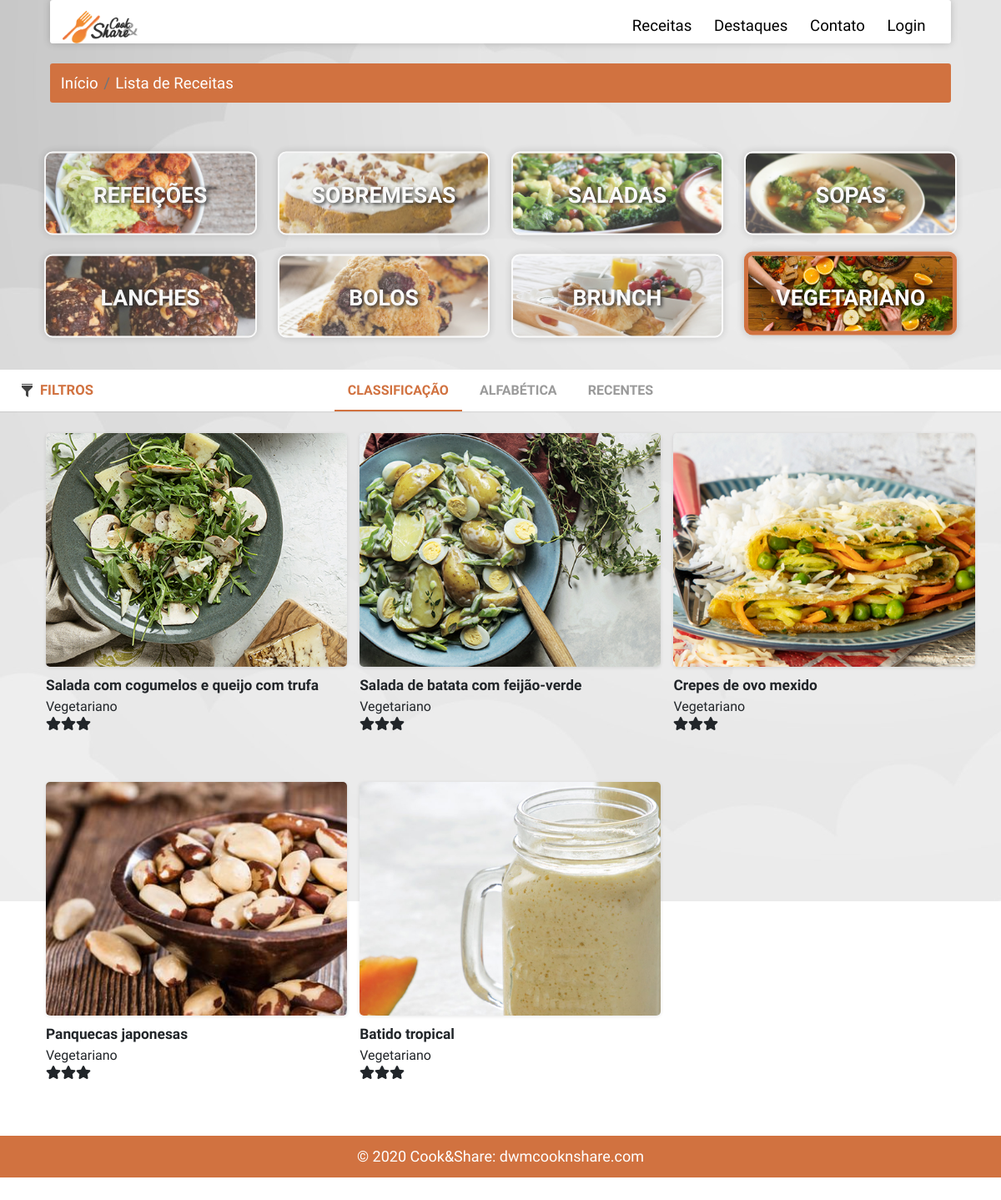
The app's page /receitas_vegetariano.php with its own data.
### tables this page shows
CREATE TABLE `categorias` (
  `id_categoria` int(6) NOT NULL,
  `nome` varchar(255) NOT NULL,
  `imagem` varchar(255) NOT NULL DEFAULT 'sem_imagem.jpg',
  `criado` timestamp NOT NULL DEFAULT current_timestamp(),
  `editado` timestamp NOT NULL DEFAULT current_timestamp() ON UPDATE current_timestamp()
);

CREATE TABLE `receitas` (
  `id_receita` int(6) NOT NULL,
  `id_user` int(6) NOT NULL,
  `nome` varchar(255) NOT NULL,
  `imagem` varchar(22) NOT NULL DEFAULT 'sem_imagem.jpg',
  `descricao` longtext NOT NULL,
  `duracao` int(10) NOT NULL,
  `ingredientes_desc` varchar(255) NOT NULL,
  `id_ingredientes` varchar(255) NOT NULL,
  `passos` varchar(255) NOT NULL,
  `id_categoria` int(6) NOT NULL,
  `npessoas` int(10) NOT NULL,
  `classificacao` int(11) NOT NULL DEFAULT 3,
  `total_classificacao` float NOT NULL,
  `nclassificacoes` int(11) NOT NULL,
  `dificuldade` enum('Fácil','Média','Difícil','') NOT NULL,
  `privacidade` enum('Público','Privado') NOT NULL DEFAULT 'Público',
  `estado` enum('Pendente','Aprovado','','') NOT NULL DEFAULT 'Pendente',
  `criado` timestamp NOT NULL DEFAULT current_timestamp(),
  `editado` timestamp NOT NULL DEFAULT current_timestamp() ON UPDATE current_timestamp()
);

### includes/ordenacao_vegetariano.php (called while the page is built, shortened)
<?php
$resultrec = mysqli_query($conn, "SELECT receitas.nome, receitas.npessoas, receitas.estado, receitas.duracao, receitas.dificuldade, receitas.id_categoria, receitas.id_receita,
receitas.imagem, receitas.classificacao, categorias.nome AS 'catnome' FROM receitas  INNER JOIN categorias ON receitas.id_categoria = categorias.id_categoria
 WHERE receitas.privacidade = 'Público' AND receitas.id_categoria = 8 AND receitas.estado = 'Aprovado' ORDER BY classificacao DESC");

### receitas_vegetariano.php (the view, shortened to what this page needs)
<html>
<head>
    <link rel="stylesheet" href="https://stackpath.bootstrapcdn.com/bootstrap/4.4.1/css/bootstrap.min.css">
    <link rel="stylesheet" href="assets/css/receitas.css">
</head>
<body>
<?php include("includes/navsU.php");
?>
 <div class="dbreadcrumb" aria-label="breadcrumb">
        <ol class="breadcrumb">
            <li class="breadcrumb-item"><a href="#">Início</a></li>
            <li class="breadcrumb-item active" aria-current="page"><a href="#">Lista de Receitas</a></li>
        </ol>
    </div>
    <?php include("includes/categorias.php");?>
    <main class="cd-main-content">
        <div class="cd-tab-filter-wrapper">
            <div class="cd-tab-filter">
                <ul class="cd-filters">
                    <li class="filter"><a class="selected" id="orderclass" data-type="all">Classificação</a></li>
                    <li class="filter" ><a data-type="all" id="orderalfa">Alfabética</a></li>
                    <li class="filter" ><a data-type="all" id="orderrecentes">Recentes</a></li>
                </ul>
            </div>
        </div>
        <section class="cd-gallery">
            <ul>
            <?php
            include("includes/ordenacao_vegetariano.php");
                        foreach($resultrec as $rowrec) {
                            $id = $rowrec['id_receita'];
                            $imagem = $rowrec['imagem'];
                            $classificacao = $rowrec['classificacao'];
                            $classificacao = intval($classificacao);
                            $duracao = $rowrec['duracao'];
                            $duracao = intval($duracao);
                            $nome = $rowrec['nome'];
                            $npessoas = $rowrec['npessoas'];
                            $categoria = $rowrec['catnome'];
                            $dificulade = $rowrec['dificuldade'];
                            if ($duracao<10){
                                $duracaof = "menos10m";
                            }else if (10 <= $duracao && $duracao<15){
                                $duracaof = "mais10menos15m";
                            }else if (15 <= $duracao && $duracao<20){
                                $duracaof = "mais15mmenos20m";
                            }else if (20<=$duracao && $duracao <25){
                                $duracaof = "mais20mmenos25m";
                            }else if (25<=$duracao && $duracao<30){
                                $duracaof = "mais25mmenos30m";
                            }else if (30<=$duracao && $duracao<=35){
                                $duracaof = "mais30mmenos35m";
                            }else if (35<$duracao){
                                $duracaof = "mais35m";
                            }
                            echo"
                            <li class='mix ".$categoria." ".$classificacao."c ".$duracaof." ".$dificulade." ".$npessoas."p'>
                            <div class='imgrec'>
                            <img src='assets/img/receitas/$imagem' alt='$nome'>
                            <div class='info'>
                                <p class='titulo'>".$nome."</p>
                                <input type='hidden' name='rcid' id='rid' value='".$id."'>
                                <p class='categoria'>".$categoria."</p>
                                <p class='class'>";  for ($i = 0; $i < $classificacao; $i++) { echo"<i class='fa fa-star' aria-hidden='true'></i>"; } echo"</p>
                            </div>
                            </div>
                        </li>
                            ";}?>
            </ul>
        </section>
        <a href="#0" class="cd-filter-trigger"> Filtros</a>
    </main>
</body>
</html>

### includes/categorias.php (shortened to what this page needs)
<?php
        include 'db.php';
        ?>
<!DOCTYPE html>
<html>
<head>
    <link rel="stylesheet" href="assets\css\categorias.css">
</head>
<body>
<div class="menus" id="menus">
        <div class="lmenus">
        <?php
                    $result = mysqli_query($conn, "SELECT * FROM categorias");
                    foreach($result as $row) {
                            $id = $row['id_categoria'];
                            $nome = $row['nome'];
                            $imagem = $row['imagem'];
                            echo '
                            <input type="hidden" name="categoria" id="rid" value="'.$id.'">
                            <div id="'.$id.'" class="col" style="background-image:url(../admin/img/categorias/' .$imagem.');">
                            <div class="lista" >
                            <span>'.$nome.'</span>
                            <input type="hidden" name="categorianome" id="rnome" value="'.$nome.'">
                            </div>
                        </div>';
        }
        ?>
        </div>
    </div>
</body>
</html>

### assets/css/receitas.css (style rules this page uses)
html { font-size: 80%; }
body { font-size: 1.6rem; font-family: 'Dosis', sans-serif; background-image: url("../img/back.jpg"); background-attachment: fixed; z-index: -1; background-repeat: no-repeat; }
.dbreadcrumb { font-size: 14pt; width: 90%; margin-top: 2%; margin-left: auto; margin-right: auto; animation-name: breadcrumb; animation-duration: 0.9s; margin-bottom: 50px; }
.dbreadcrumb ol { background-color: #D17240; }
.dbreadcrumb ol a { color: white; text-decoration: none; }
.cd-main-content a { color: #D17240; text-decoration: none; }
.cd-main-content ol, .cd-main-content ul { list-style: none; }
.cd-main-content { margin-top: 320px; position: relative; min-height: 100vh; }
.cd-main-content:after { content: ""; display: table; clear: both; }
.cd-tab-filter-wrapper { background-color: #ffffff; box-shadow: 0 1px 1px rgba(0, 0, 0, 0.08); z-index: 1; }
.cd-tab-filter-wrapper:after { content: ""; display: table; clear: both; }
.cd-tab-filter { position: relative; height: 50px; width: 140px; margin: 0 auto; z-index: 1; }
.cd-tab-filter::after { content: ''; position: absolute; right: 14px; top: 50%; bottom: auto; -webkit-transform: translateY(-50%); -moz-transform: translateY(-50%); -ms-transform: translateY(-50%); -o-transform: translateY(-50%); transform: translateY(-50%); display: inline-block; width: 16px; height: 16px; background: url("../img/cd-icon-arrow.svg") no-repeat center center; -webkit-transition: all 0.3s; -moz-transition: all 0.3s; transition: all 0.3s; pointer-events: none; }
.cd-tab-filter ul { position: absolute; top: 0; left: 0; background-color: #ffffff; box-shadow: inset 0 -2px 0 #D17240; }
li.filter a { font-size: 12pt; cursor: pointer; }
.cd-tab-filter li { display: none; }
.cd-tab-filter a { display: block; height: 50px; width: 140px; line-height: 50px; padding-left: 14px; }
.cd-tab-filter a.selected { background: #D17240; color: #ffffff; }
@media only screen and (min-width: 768px) { .cd-tab-filter { width: auto; cursor: auto; } }
@media only screen and (min-width: 768px) { .cd-tab-filter::after { display: none; } }
@media only screen and (min-width: 768px) { .cd-tab-filter ul { background: transparent; position: static; box-shadow: none; text-align: center; } }
@media only screen and (min-width: 768px) { .cd-tab-filter li { display: inline-block; } }
@media only screen and (min-width: 768px) { .cd-tab-filter a { display: inline-block; padding: 0 1em; width: auto; color: #9a9a9a; text-transform: uppercase; font-weight: 700; font-size: 1.3rem; } }
@media only screen and (min-width: 768px) { .cd-tab-filter a.selected { background: transparent; color: #D17240; box-shadow: inset 0 -2px 0 #D17240; } }
@media only screen and (min-width: 1170px) { .cd-tab-filter { width: 100%; float: right; margin: 0; -webkit-transition: width 0.3s; -moz-transition: width 0.3s; transition: width 0.3s; } }
.cd-gallery { padding: 26px 0; width: 100%; padding-left: 35px; }
.cd-gallery li { margin-bottom: 3em; display: none; text-align: left; cursor: pointer; margin-right: 5px; margin-left: 5px; }
.cd-gallery img { width: 100%; height: 280px; margin-bottom: 10px; border-radius: 5px; object-fit: cover; box-shadow: 0 1px 4px rgba(0, 0, 0, 0.1); }
.info p.titulo { text-align: left; font-size: 13pt; font-weight: bold; margin-bottom: 0; }
.info p.categoria { text-align: left; font-size: 12pt; margin-bottom: 0; }
.info p.class { text-align: left; font-size: 12pt; margin-bottom: 0; }
@media only screen and (min-width: 1170px) { .cd-gallery { -webkit-transition: width 0.3s; -moz-transition: width 0.3s; transition: width 0.3s; width: 100%; } }
@media only screen and (min-width: 1170px) { .cd-gallery li { width: 19%; } }
@media only screen and (max-width: 1919px) { .cd-gallery li { width: 31%; } }
@media only screen and (max-width: 1919px) { .cd-gallery { margin-left: 15px; } }
.cd-filter-trigger { position: absolute; top: 0; left: 2%; height: 50px; line-height: 50px; width: 60px; overflow: hidden; text-indent: 100%; color: transparent; white-space: nowrap; background: transparent url("../img/filtro.png") no-repeat center center; z-index: 3; }
@media only screen and (min-width: 1170px) { .cd-filter-trigger { width: auto; left: 2%; text-indent: 0; color: #9a9a9a; text-transform: uppercase; font-size: 1.3rem; font-weight: 700; padding-left: 24px; background-position: left center; -webkit-transition: color 0.3s; -moz-transition: color 0.3s; transition: color 0.3s; } }

### assets/css/navU.css (style rules this page uses)
* { margin: 0; padding: 0; font-family: 'Dosis', sans-serif; }

### records on screen
categorias: imagem (picture), nome "REFEIÇÕES"
categorias: imagem (picture), nome "SOBREMESAS"
categorias: imagem (picture), nome "SALADAS"
categorias: imagem (picture), nome "SOPAS"
categorias: imagem (picture), nome "LANCHES"
categorias: imagem (picture), nome "BOLOS"
categorias: imagem (picture), nome "BRUNCH"
categorias: imagem (picture), nome "VEGETARIANO"
receitas: imagem (picture), nome "Salada com cogumelos e queijo com trufa", id_categoria.nome "Vegetariano", classificacao 3 (drawn)
receitas: imagem (picture), nome "Salada de batata com feijão-verde", id_categoria.nome "Vegetariano", classificacao 3 (drawn)
receitas: imagem (picture), nome "Crepes de ovo mexido", id_categoria.nome "Vegetariano", classificacao 3 (drawn)
receitas: imagem (picture), nome "Panquecas japonesas", id_categoria.nome "Vegetariano", classificacao 3 (drawn)
receitas: imagem (picture), nome "Batido tropical", id_categoria.nome "Vegetariano", classificacao 3 (drawn)
